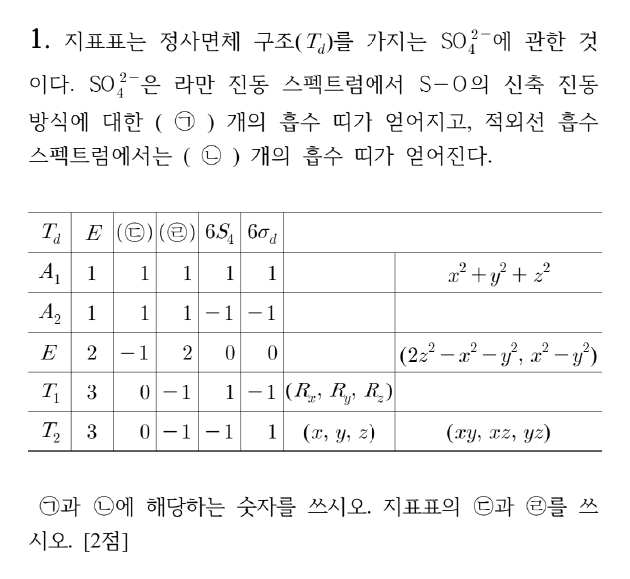
#> input picture 안병천_모의고사1회_해설/img/A01.png, 630 x 579 px, given in place of A-3.png, which was not available
$ python crop_questions.py ../img
#> lines starting #> are read from the running program, lines starting #| are printed output that depends on the picture; pictures that were not available may be replaced by others from this repository, and a replacement may not be noted
"""문제지 쪽 이미지(170 dpi)에서 문항을 잘라 img/A01.png … B11.png로 저장한다.

한 문항이 두 단에 걸치면(A형 5·6·7번, B형 3·4번) 단 조각을 위아래로 이어 붙인다.
단 경계에서 넉넉히 자른 뒤 단 구분선·쪽 테두리 같은 긴 선을 지우고, 글자가 있는 영역만 남겨
사방에 같은 흰 여백(PAD)을 붙인다.

사용법: python3 crop_questions.py <쪽 이미지 폴더>   (A-1.png … B-8.png, pdftoppm -r 170)
"""
import os, sys
import numpy as np
from PIL import Image

PAGES = sys.argv[1]
OUT = os.path.join(os.path.dirname(__file__), '..', 'img')
PAD = 28          # px (170 dpi 기준 약 4 mm)
GAP = 24          # 이어 붙이는 조각 사이 간격
INK = 150         # 이보다 어두우면 잉크로 본다
FIRST = {'A-3', 'B-3'}   # 머리말(시험 정보 표)이 있는 쪽

# 문항 번호 순서대로 (쪽, 단[, 아래 끝 비율]) 조각 목록
LAYOUT = {
    'A': [[('A-3', 'L')], [('A-3', 'R')], [('A-4', 'L')], [('A-4', 'R')],
          [('A-5', 'L'), ('A-5', 'R')], [('A-6', 'L'), ('A-6', 'R')],
          [('A-7', 'L'), ('A-7', 'R', 0.50)], [('A-7', 'R', 0.905, 0.52)],   # 7번은 오른쪽 단 위까지, 8번은 그 아래
          [('A-8', 'L')], [('A-8', 'R')], [('A-9', 'L')], [('A-9', 'R')]],
    'B': [[('B-3', 'L')], [('B-3', 'R')], [('B-4', 'L'), ('B-4', 'R')], [('B-5', 'L'), ('B-5', 'R')],
          [('B-6', 'L')], [('B-6', 'R')], [('B-7', 'L')], [('B-7', 'R')],
          [('B-8', 'L')], [('B-8', 'R')], [('B-9', 'L')]],
}


def crop(page, side, bottom_frac=0.905, top_frac=None):
#> called with page = 'A-3', side = 'L', bottom_frac = 0.905
    im = Image.open(os.path.join(PAGES, page + '.png')).convert('L')
#> im is the input picture: PIL image 630x579 L; min 0, max 255, mean 245
    w, h = im.size
#> w = 630; h = 579
    mid = w // 2
#> mid = 315
    first = page in FIRST
    top = int(h * (top_frac if top_frac is not None else (0.15 if first else 0.04)))
#> top = 86
    x0, x1 = (int(w * 0.03), mid - 3) if side == 'L' else (mid + 3, int(w * 0.97))
#> x0 = 18; x1 = 312
    a = np.array(im.crop((x0, top, x1, int(h * bottom_frac))))
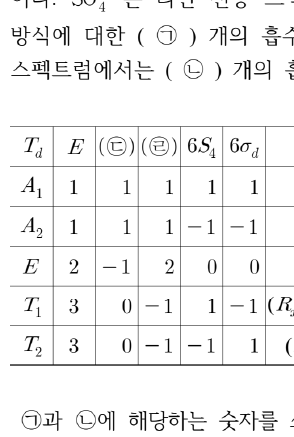
#> a: shape (437, 294); min 0, max 255, mean 242.1
    # 위쪽 가로줄(머리말 표·유의사항 상자·쪽 위 구분선)의 마지막 줄 아래부터 문항이 시작한다
    rule = np.where((a < INK).sum(1) > 0.6 * a.shape[1])[0]
#> rule = [126, 166, 206, 246, 325, 364, 365]
    # 1쪽: 왼쪽 단은 유의사항 상자 아래(쪽 높이 26 %), 오른쪽 단은 머리말 구분선(23 %)까지만 본다.
    # 그보다 아래의 가로줄은 문항 속 상자 테두리이므로 자르는 기준으로 쓰지 않는다.
    lim = 0 if top_frac is not None else ((0.115 if side == 'L' else 0.08) if first else 0.04)
    rule = rule[rule < lim * h]
#> rule = empty array
    if len(rule):
        a = a[rule[-1] + 4:]
    ink = a < INK
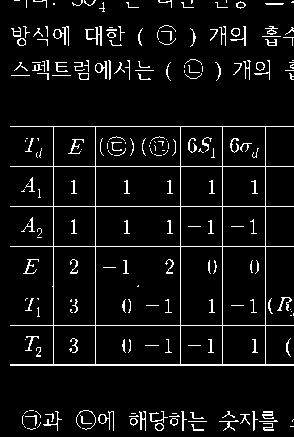
#> ink: shape (437, 294) bool; 6.4% white in thin lines or dots
    tall = ink.sum(0) > 0.85 * ink.shape[0]       # 단 구분선·테두리
    ink[:, tall] = False
    a[:, tall] = 255
    rows = np.where(ink.sum(1) > 0)[0]
#> rows = 317 values from 0 to 430
    # 맨 아래 덩어리가 폭 40 px 미만이면 쪽 번호이므로 버린다
    gaps = np.where(np.diff(rows) > 20)[0]
#> gaps = [55, 295]
    if len(gaps):
        tail = rows[gaps[-1] + 1:]
#> tail = 21 values from 410 to 430
        tc = np.where(ink[tail[0]:tail[-1] + 1].sum(0) > 0)[0]
#> tc = 205 values from 22 to 293
        if tc[-1] - tc[0] < 40:
            ink[tail[0]:] = False
            rows = rows[:gaps[-1] + 1]
    cols = np.where(ink.sum(0) > 0)[0]
#> cols = 284 values from 10 to 293
    return a[rows[0]:rows[-1] + 1, cols[0]:cols[-1] + 1]
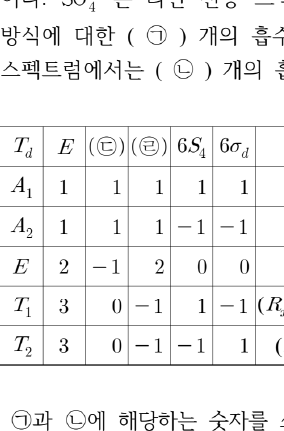
#> returned value: shape (431, 284); min 0, max 255, mean 241.5


MAX_H = 1340      # 한 단(약 160 mm, 0.12 mm/px)에 제목 띠와 함께 들어가는 높이. 넘으면 빈 줄에서 나눈다


def split(canvas):
    """MAX_H보다 긴 이미지를 12 px 이상 비어 있는 줄에서 잘라 여러 조각으로 나눈다."""
    a = np.array(canvas)
    blank = (a < INK).sum(1) == 0
    parts, start = [], 0
    while a.shape[0] - start > MAX_H + 160:   # 조금 넘는 정도면 나누지 않는다
        rem = a.shape[0] - start
        n = -(-rem // MAX_H)                   # 남은 조각 수
        target = min(MAX_H, -(-rem // n) + 60)  # 조각 길이를 고르게(짧은 꼬리 조각 방지)
        cut = None
        for rng in (range(start + target, start + target // 3, -1), range(start + target, start + MAX_H)):
            for y in rng:
                if blank[y - 12:y].all():
                    cut = y - 6
                    break
            if cut:
                break
        cut = cut or start + MAX_H
        parts.append(a[start:cut])
        start = cut
    parts.append(a[start:])
    out = []
    for p in parts:
        rows = np.where((p < INK).sum(1) > 0)[0]
        p = p[max(rows[0] - PAD, 0):rows[-1] + PAD]
        out.append(Image.fromarray(p))
    return out


for form, questions in LAYOUT.items():
    for i, parts in enumerate(questions, 1):
        pieces = [crop(*p) for p in parts]
#> pieces = 1 item
        width = max(p.shape[1] for p in pieces)
#> width = 284
        height = sum(p.shape[0] for p in pieces) + GAP * (len(pieces) - 1)
#> height = 431
        canvas = Image.new('L', (width + 2 * PAD, height + 2 * PAD), 255)
#> canvas: PIL image 340x487 L; every value is 255
        y = PAD
        for p in pieces:
            canvas.paste(Image.fromarray(p), (PAD, y))
            y += p.shape[0] + GAP
#> this loop made 1 pass
#> y on pass 1: 483
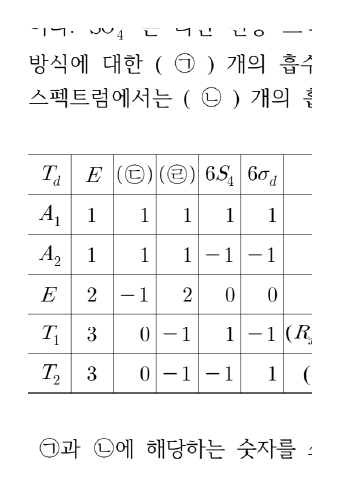
#> canvas: PIL image 340x487 L; min 0, max 255, mean 245
#> after the loop, y = 483
        for k, part in enumerate(split(canvas), 1):
#> in split, `parts, start = [], 0`: start = 0
            name = f'{form}{i:02d}' + (f'_{k}' if k > 1 else '') + '.png'
            part.save(os.path.join(OUT, name), optimize=True)
            print(name, part.size)
#> this loop made 1 pass
#| A01.png (340, 486)
#> pass 1, `part.save(os.path.join(OUT, name), optimize=True)`:
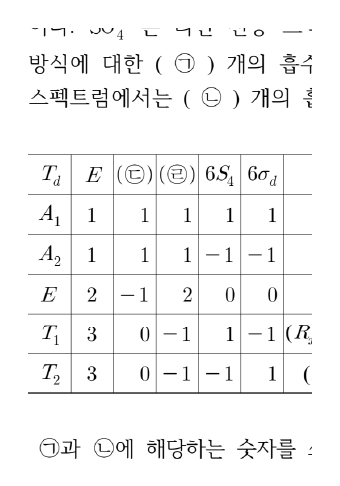
#> saved as A01.png: PIL image 340x486 L; min 0, max 255, mean 245
#> (the run stopped early here; a loop or call above may not have finished)

$ run again, on 안병천_모의고사1회_해설/img/A06.png
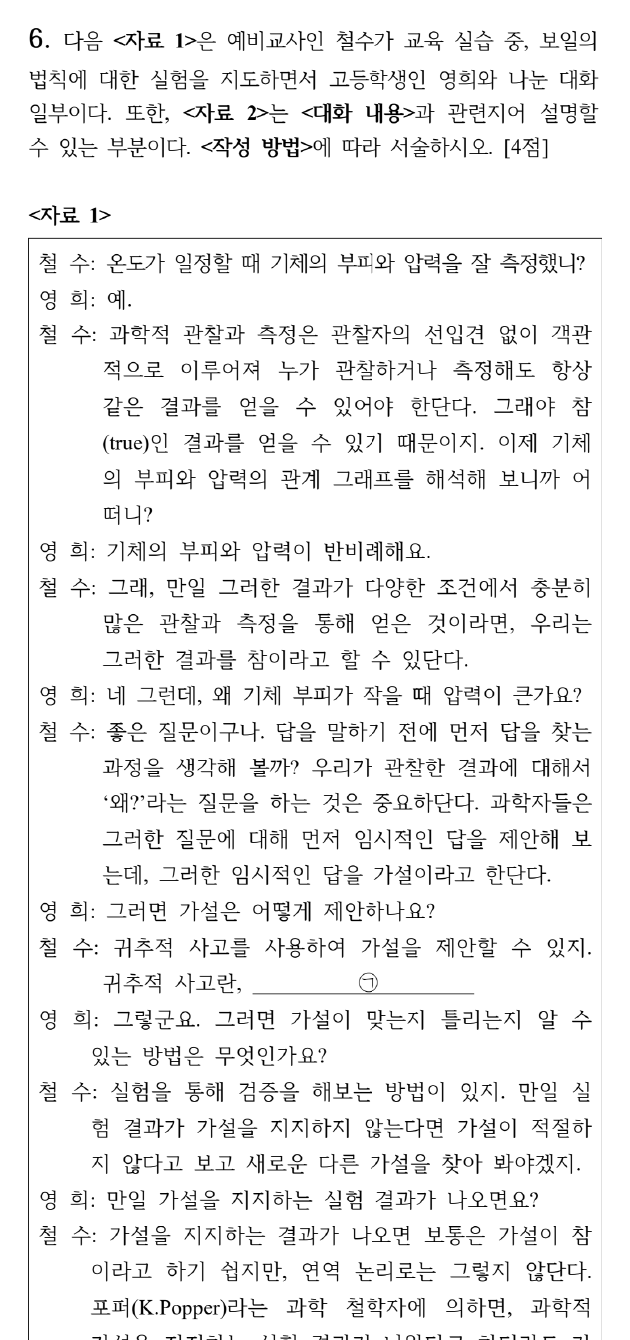
#> input picture 안병천_모의고사1회_해설/img/A06.png, 630 x 1340 px, given in place of A-3.png, which was not available
#> in crop, im is the input picture: PIL image 630x1340 L; min 0, max 255, mean 239.4
#> rule = [37]
#> in crop, `ink[:, tall] = False`:
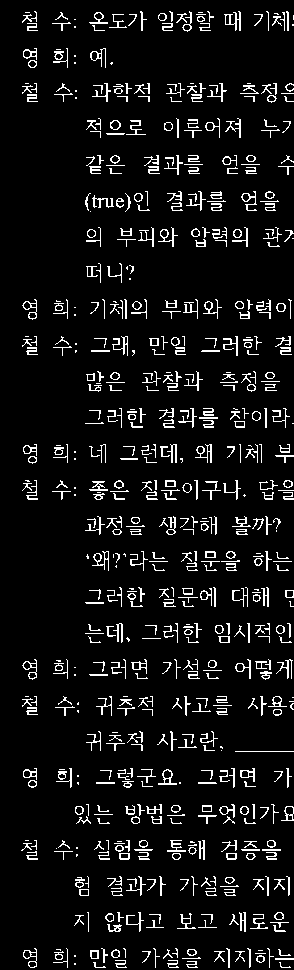
#> ink: shape (970, 294) bool; 7.4% white in thin lines or dots
#> rows = 545 values from 11 to 967
#> gaps = empty array
#> cols = 259 values from 21 to 293
#> pieces = 1 item
#> width = 273
#> height = 957
#> the loop `for p in pieces:` made 1 pass
#> y on pass 1: 1009
#> after the loop `for p in pieces:`: y = 1009
#> start = 0
#> the loop `for k, part in enumerate(split(canvas), 1):` made 1 pass
#> (k, name) on pass 1: (1, 'A01.png')
#> (printed output is left out)
#> pass 1, `part.save(os.path.join(OUT, name), optimize=True)`:
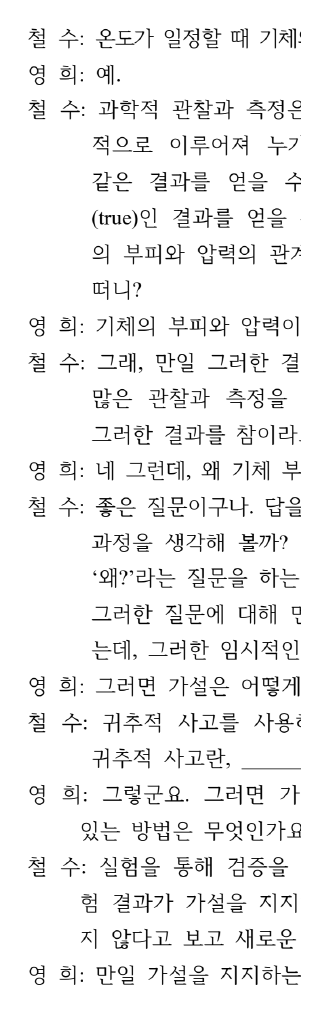
#> saved as A01.png: PIL image 329x1012 L; min 0, max 255, mean 240.8

$ run again, on 안병천_모의고사1회_해설/img/A07.png
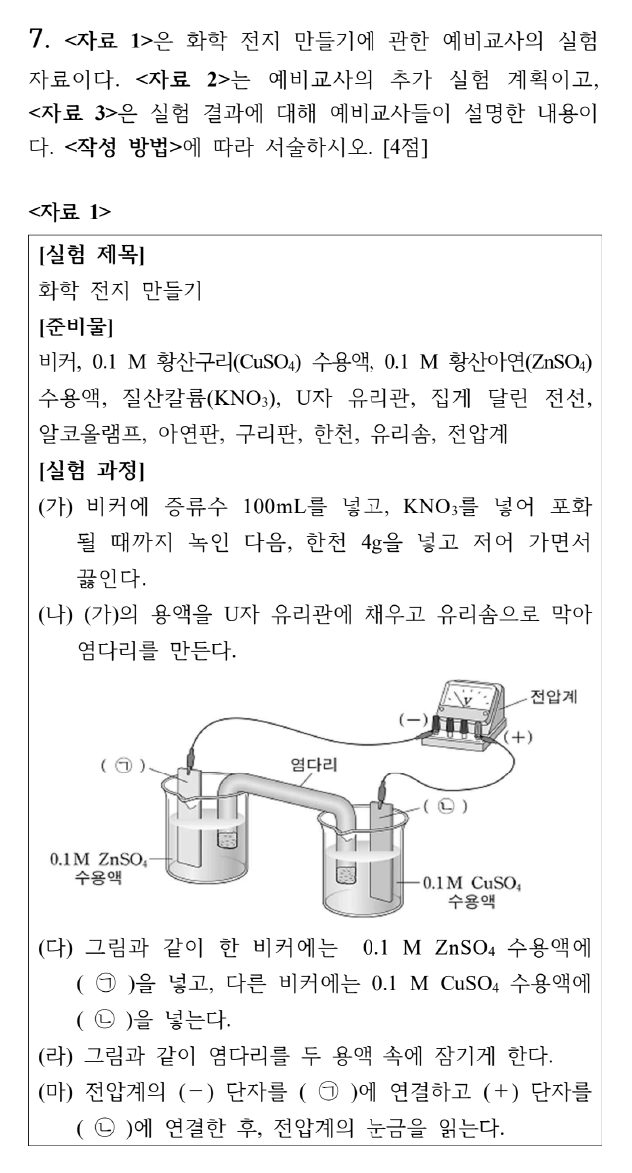
#> input picture 안병천_모의고사1회_해설/img/A07.png, 632 x 1173 px, given in place of A-3.png, which was not available
#> in crop, im is the input picture: PIL image 632x1173 L; min 0, max 255, mean 242
#> rule = empty array
#> in crop, `a[:, tall] = 255`:
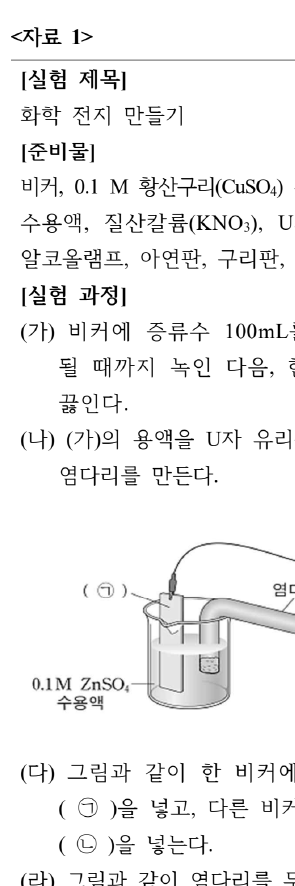
#> a: shape (886, 295); min 0, max 255, mean 241.2
#> rows = 512 values from 27 to 885
#> gaps = [19, 264, 432]
#> tail = 79 values from 763 to 885
#> tc = 255 values from 21 to 294
#> cols = 284 values from 11 to 294
#> pieces = 1 item
#> width = 284
#> height = 859
#> the loop `for p in pieces:` made 1 pass
#> y on pass 1: 911
#> after the loop `for p in pieces:`: y = 911
#> start = 0
#> the loop `for k, part in enumerate(split(canvas), 1):` made 1 pass
#> (k, name) on pass 1: (1, 'A01.png')
#> (printed output is left out)
#> pass 1, `part.save(os.path.join(OUT, name), optimize=True)`:
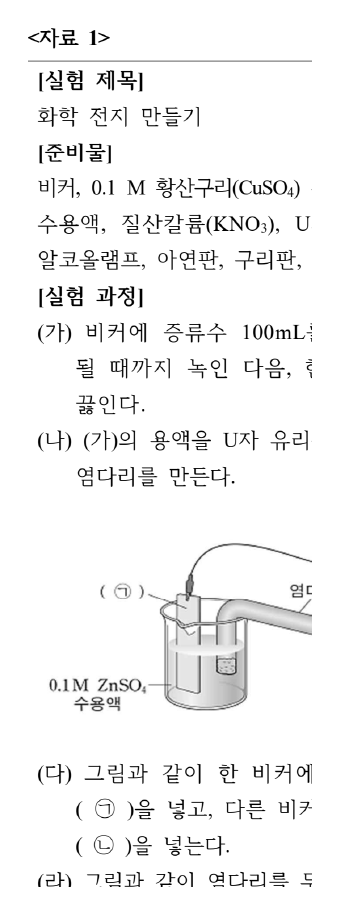
#> saved as A01.png: PIL image 340x914 L; min 0, max 255, mean 243.4

$ run again, on 안병천_모의고사1회_해설/img/A09.png
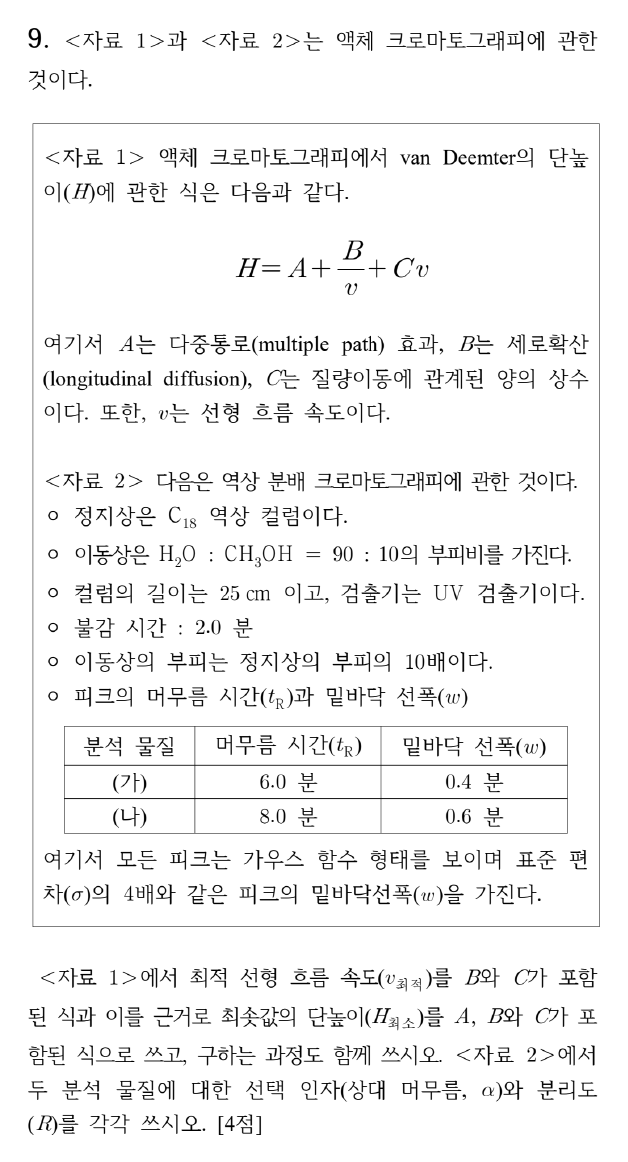
#> input picture 안병천_모의고사1회_해설/img/A09.png, 628 x 1162 px, given in place of A-3.png, which was not available
#> in crop, im is the input picture: PIL image 628x1162 L; min 0, max 255, mean 243.1
#> in crop, `rule = np.where((a < INK).sum(1) > 0.6 * a.shape[1])[0]`: rule = [552, 591, 624, 659, 752]
#> in crop, `rule = rule[rule < lim * h]`: rule = empty array
#> in crop, `ink = a < INK`:
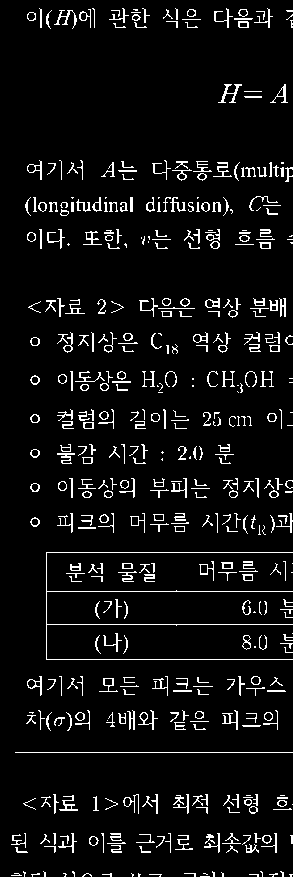
#> ink: shape (877, 293) bool; 6.3% white in thin lines or dots
#> rows = 444 values from 8 to 876
#> gaps = [20, 39, 101, 396, 397]
#> tail = 46 values from 794 to 876
#> tc = 272 values from 11 to 292
#> cols = 282 values from 11 to 292
#> pieces = 1 item
#> width = 282
#> height = 869
#> the loop `for p in pieces:` made 1 pass
#> y on pass 1: 921
#> after the loop `for p in pieces:`: y = 921
#> start = 0
#> the loop `for k, part in enumerate(split(canvas), 1):` made 1 pass
#> (k, name) on pass 1: (1, 'A01.png')
#> (printed output is left out)
#> pass 1, `part.save(os.path.join(OUT, name), optimize=True)`:
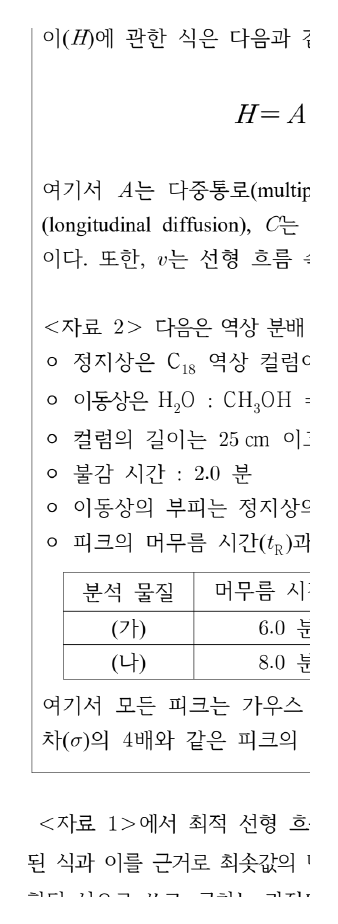
#> saved as A01.png: PIL image 338x924 L; min 0, max 255, mean 243.2
